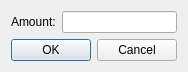
<?xml version="1.0" encoding="UTF-8"?>
<ui version="4.0">
 <class>MWEBPegInDialog</class>
 <widget class="QDialog" name="MWEBPegInDialog">
  <property name="geometry">
   <rect>
    <x>0</x>
    <y>0</y>
    <width>240</width>
    <height>75</height>
   </rect>
  </property>
  <property name="windowTitle">
   <string>MWEB Peg-In LTC</string>
  </property>
  <layout class="QFormLayout" name="formLayout">
   <property name="sizeConstraint">
    <enum>QLayout::SetFixedSize</enum>
   </property>
   <item row="0" column="0">
    <layout class="QVBoxLayout" name="verticalLayout">
     <item>
      <layout class="QHBoxLayout" name="horizontalLayout">
       <item>
        <widget class="QLabel" name="label">
         <property name="text">
          <string>Amount:</string>
         </property>
        </widget>
       </item>
       <item>
        <widget class="BitcoinAmountField" name="amount"/>
       </item>
      </layout>
     </item>
     <item>
      <widget class="QDialogButtonBox" name="buttonBox">
       <property name="orientation">
        <enum>Qt::Horizontal</enum>
       </property>
       <property name="standardButtons">
        <set>QDialogButtonBox::Cancel|QDialogButtonBox::Ok</set>
       </property>
      </widget>
     </item>
    </layout>
   </item>
  </layout>
 </widget>
 <customwidgets>
  <customwidget>
   <class>BitcoinAmountField</class>
   <extends>QLineEdit</extends>
   <header>qt/bitcoinamountfield.h</header>
   <container>1</container>
  </customwidget>
 </customwidgets>
 <resources/>
 <connections>
  <connection>
   <sender>buttonBox</sender>
   <signal>accepted()</signal>
   <receiver>MWEBPegInDialog</receiver>
   <slot>accept()</slot>
   <hints>
    <hint type="sourcelabel">
     <x>248</x>
     <y>254</y>
    </hint>
    <hint type="destinationlabel">
     <x>157</x>
     <y>274</y>
    </hint>
   </hints>
  </connection>
  <connection>
   <sender>buttonBox</sender>
   <signal>rejected()</signal>
   <receiver>MWEBPegInDialog</receiver>
   <slot>reject()</slot>
   <hints>
    <hint type="sourcelabel">
     <x>316</x>
     <y>260</y>
    </hint>
    <hint type="destinationlabel">
     <x>286</x>
     <y>274</y>
    </hint>
   </hints>
  </connection>
 </connections>
</ui>
